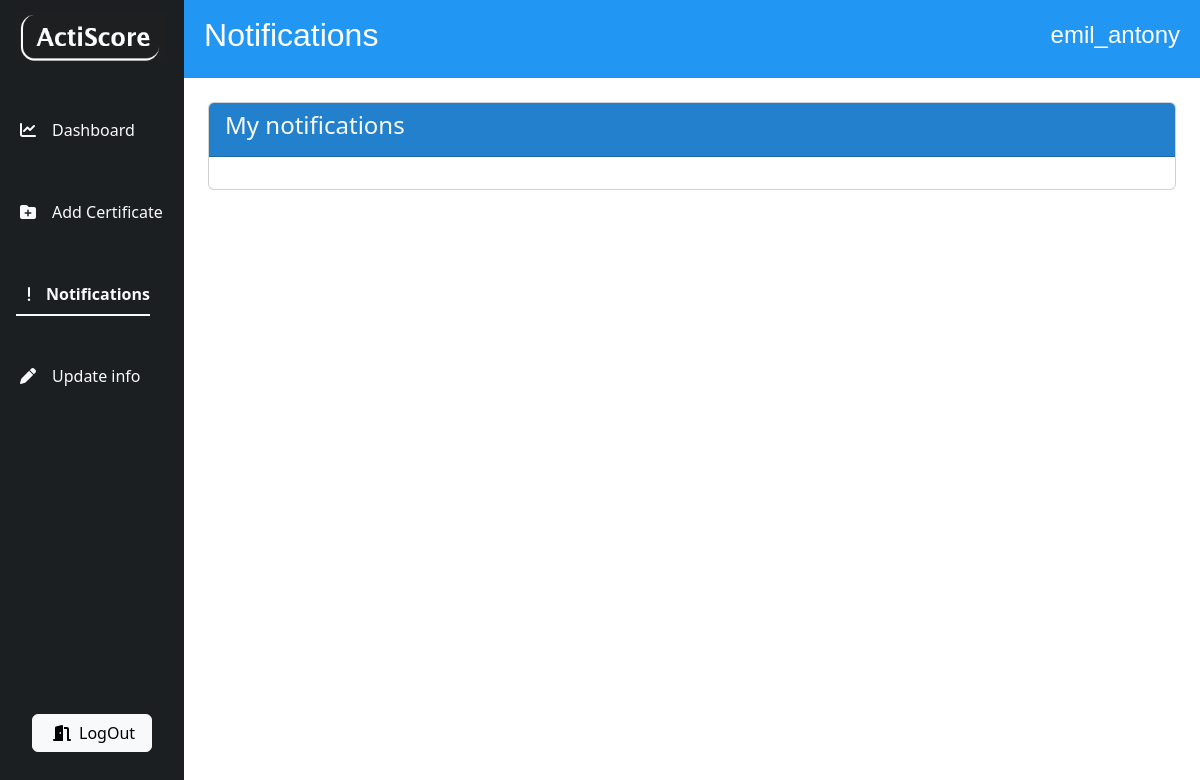
Before: /view_notifications/ (signed in) with the older database file.
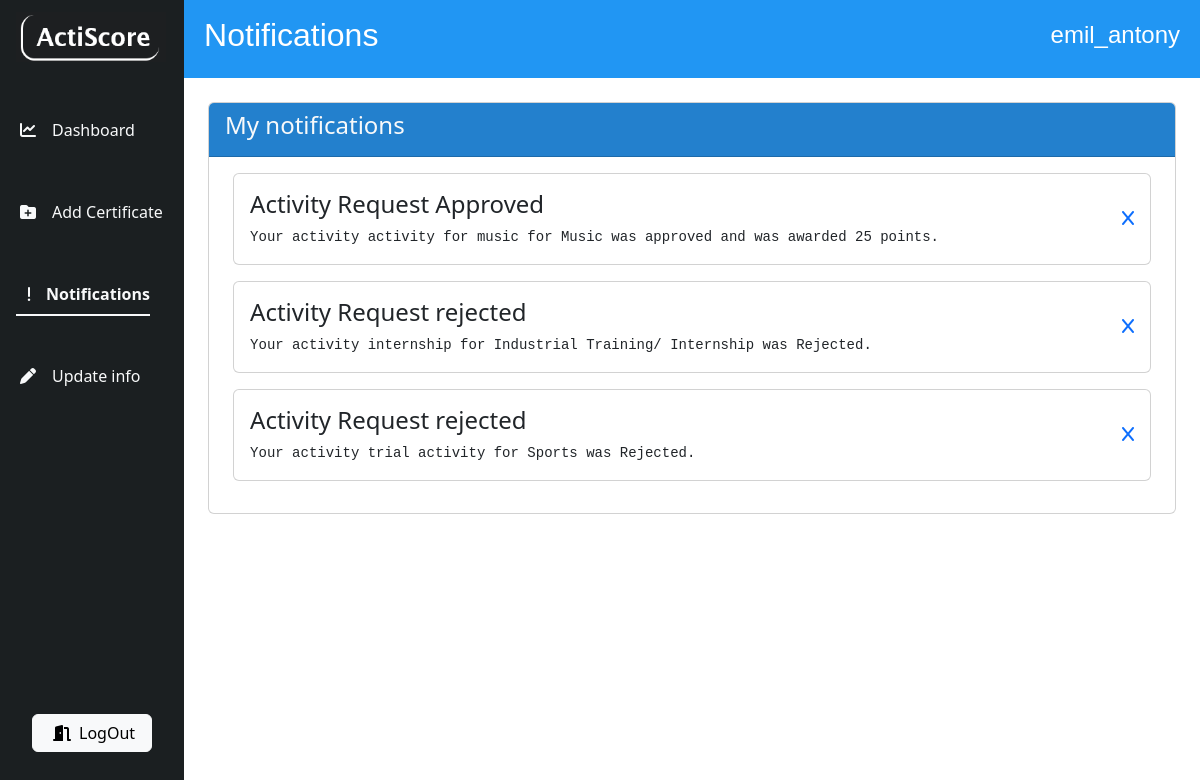
After: the same page with the newer database file.
### homepg/models.py (models this page shows, shortened)
class Notif(models.Model):
    head = models.CharField(max_length=100)
    body = models.TextField()
    user = models.ForeignKey(CustomUser,on_delete=models.CASCADE,null=True)

### homepg/views.py (the view)
# urls.py: path('view_notifications/',views.view_notif,name='view_notif'),
@login_required(login_url='/login')
def view_notif(request):
    user = request.user
    notifs = Notif.objects.filter(user=user)
    return render(request,'view_notif.html',{'user':user,'notifs':notifs})

### homepg/templates/view_notif.html (shortened to what this page needs)
{% load static %}
<!doctype html>
<html lang="en">
  <head>
    <link rel="stylesheet" href="https://cdnjs.cloudflare.com/ajax/libs/font-awesome/6.5.1/css/all.min.css" />
    <link href="https://cdn.jsdelivr.net/npm/bootstrap@5.3.3/dist/css/bootstrap.min.css" rel="stylesheet">
</head>
  <body>
    <div class="container-fluid">
        <div class="row flex-nowrap">
            <div class="col-auto px-sm-2 px-0" style="background-color: #1b1f21;">
                <div class="d-flex flex-column align-items-center align-items-sm-start px-2 pt-1 text-white min-vh-100">
                    <div class="brand-name mb-5 mt-2">
                        <img src="{% static 'logo.png' %}"  alt="bootstrap" width="150" height="50">
                    </div>
                    <ul class="nav nav-underline nav-fill flex-column mb-sm-auto  align-items-sm-start " id="menu">
                        <li class="nav-item">
                            <a href="{% url 'studvw' %}" class="nav-link text-light align-middle mb-4 ">
                            <span class="ms-1 d-none d-sm-inline"><i class="fa-solid fa-chart-line me-3"></i></i>Dashboard</span>
                            </a>
                        </li>
                        <li>
                            <a href="{% url 'uploadcert' %}" class="nav-link text-light px-0 align-middle mb-4" >
                             <span class="ms-1 d-none d-sm-inline"><i class="fa-solid fa-folder-plus me-3"></i>Add Certificate</span> </a>
                        </li>
                        <li>
                            <a href="{% url 'view_notif' %}" class="nav-link text-light px-0 active align-middle mb-4" >
                             <span class="ms-1 d-none d-sm-inline"><i class="fa-solid fa-exclamation ms-2 me-3"></i>Notifications</span> </a>
                        </li>
                        <li>
                            <a href="{% url 'update_student' %}" class="nav-link text-light align-justify mb-4 w-100">
                         <span class="ms-1 d-none d-sm-inline"><i class="fa-solid fa-pen me-3"></i>Update info</span></a>
                        </li>
                    </ul>
                    <a class="btn btn-light  mx-3 mb-5 px-3 " href="{% url 'logout' %}" role="button"><span class="ms-1 d-none d-sm-inline"><i class="fa-solid fa-door-open me-2"></i>LogOut</span></a>
                </div>
            </div>
            <div class="col g-0">
                <nav class="navbar sticky-top px-2 py-3" style="background-color:#2196F3;color: #FFFFFF; font-family: Helvetica;">
                    <div class="container-fluid">
                        <h2 class="d-flex">Notifications</h2>
                        <h4 class="d-flex">{{user.username}}</h4>
                    </div>
                </nav>
                    <div class="card m-4">
                        <div class="card-header text-light d-flex justify-content-between"style="background-color:#2380cd;">
                            <h4>My notifications</h4>
                        </div>
                        <div class="card-body">
                            <div class="overflow-auto mx-2 "    style="max-height: 70vh;">
                                {% for notification in notifs%}
                                    <div class="card mb-3">
                                        <div class="card-body d-flex justify-content-between">
                                            <div>
                                            <h4 class="card-title">{{ notification.head }}</h4>
                                            <pre class="card-text">{{ notification.body }}</pre></div>
                                            <a href="{% url 'notif_delete' notification.id %}" class="btnt pt-3"><i class="fa-solid fa-x"></i>
                                            </a>
                                        </div>
                                    </div>
                                {% endfor %}
                            </div>
                        </div>
                    </div>
            </div>
        </div>
    </div>
  </body>
</html>

Changed rows visible on the page:
added Notif: head "Activity Request Approved", body "Your activity activity for music for Music was approved and was awarded 25 points."
added Notif: head "Activity Request rejected", body "Your activity internship for Industrial Training/ Internship was Rejected."
added Notif: head "Activity Request rejected", body "Your activity trial activity for Sports was Rejected."
